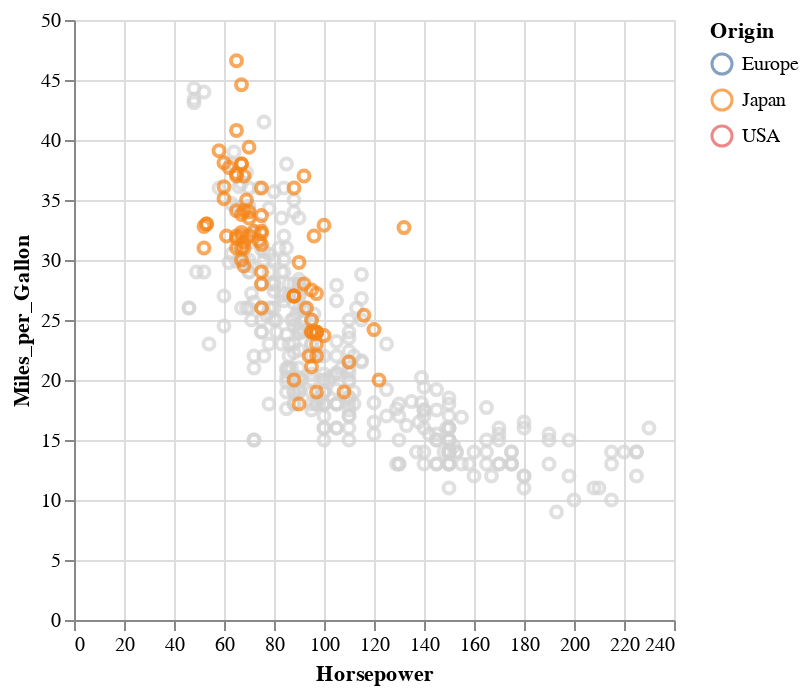

Here is the notebook cell this chart was saved with:
### Markdown cell above
### Point selection binding
While selection parameters may be configured statically as in the examples above, they are most powerful when bound to other components of the chart that may be manipulated interactively. Point selections may be bound to widgets, mark click/hover events, and to legend interactions.

#### Binding point selections to widgets
Point selections may be bound to input widgets. For example, let's extend the previous example to use a dropdown widget to control which country of origin is selected

### Code cell
# construct dropdown (select) widget
input_dropdown = alt.binding_select(
    options=['Europe', 'Japan', 'USA'],
    name='Region '
)

selection = alt.selection_point(
    fields=['Origin'],
    value="Japan",
    bind=input_dropdown
)

alt.Chart(cars).mark_point().encode(
    alt.X('Horsepower'),
    alt.Y('Miles_per_Gallon'),
    order=alt.condition(selection, alt.value(1), alt.value(0)),
    color=alt.condition(
        selection,
        alt.Color('Origin:N').scale(domain=['Europe', 'Japan', 'USA']),
        alt.value("lightgrey")
    )
).add_params(
    selection
)

### Figure 1 — Vega-Lite specification as saved in the notebook (floating-point values rounded to 4 significant figures; data arrays with more than 128 entries replaced by an {"elided": "..."} marker saying what was removed)
{"config": {"view": {"continuousWidth": 300, "continuousHeight": 300}}, "data": {"name": "data-583e73726c1545c56c203344161a975c"}, "mark": {"type": "point"}, "encoding": {"color": {"condition": {"param": "param_10", "field": "Origin", "scale": {"domain": ["Europe", "Japan", "USA"]}, "type": "nominal"}, "value": "lightgrey"}, "order": {"value": 0, "condition": {"param": "param_10", "value": 1}}, "x": {"field": "Horsepower", "type": "quantitative"}, "y": {"field": "Miles_per_Gallon", "type": "quantitative"}}, "params": [{"name": "param_10", "select": {"type": "point", "fields": ["Origin"]}, "bind": {"input": "select", "options": ["Europe", "Japan", "USA"], "name": "Region "}, "value": "Japan"}], "$schema": "https://vega.github.io/schema/vega-lite/v5.17.0.json", "datasets": {"data-583e73726c1545c56c203344161a975c": {"elided": "406 records"}}}
